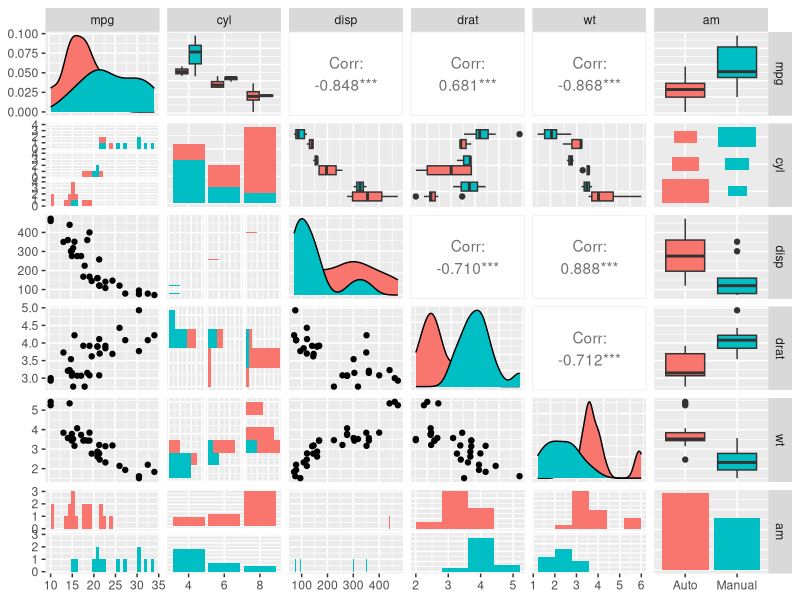
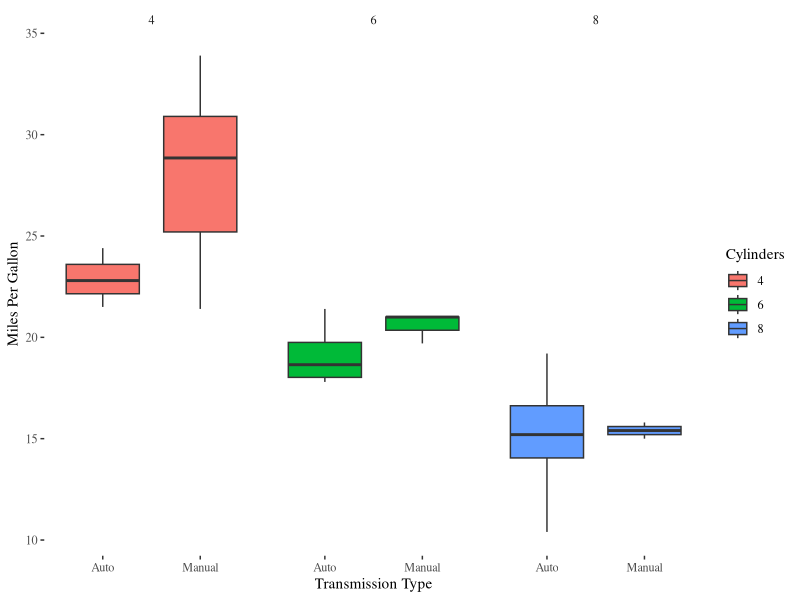
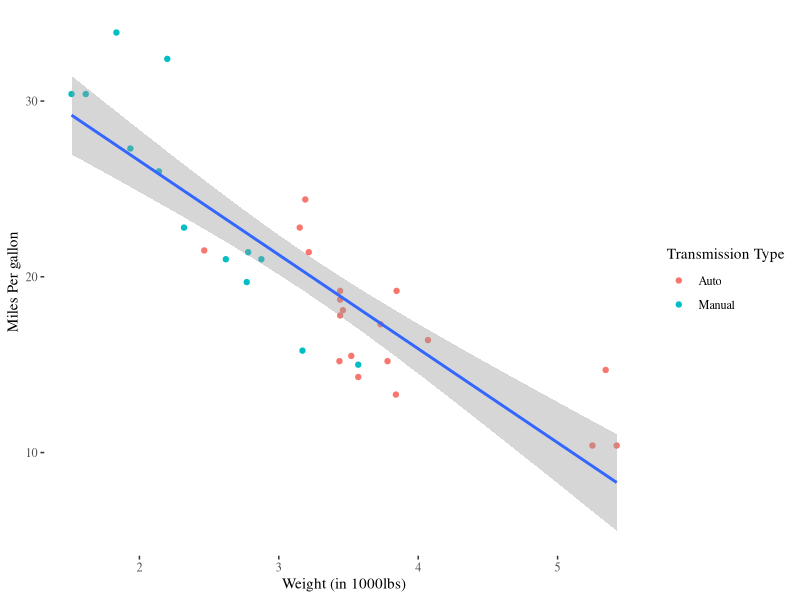
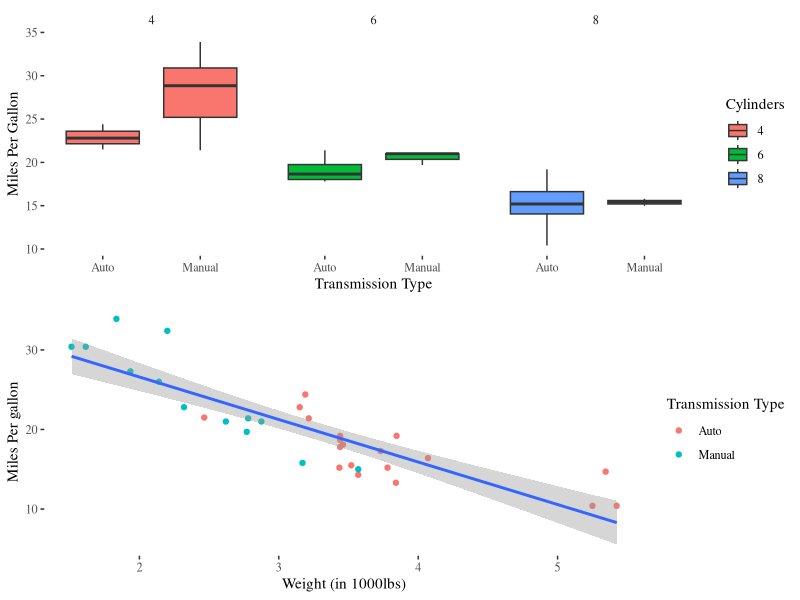
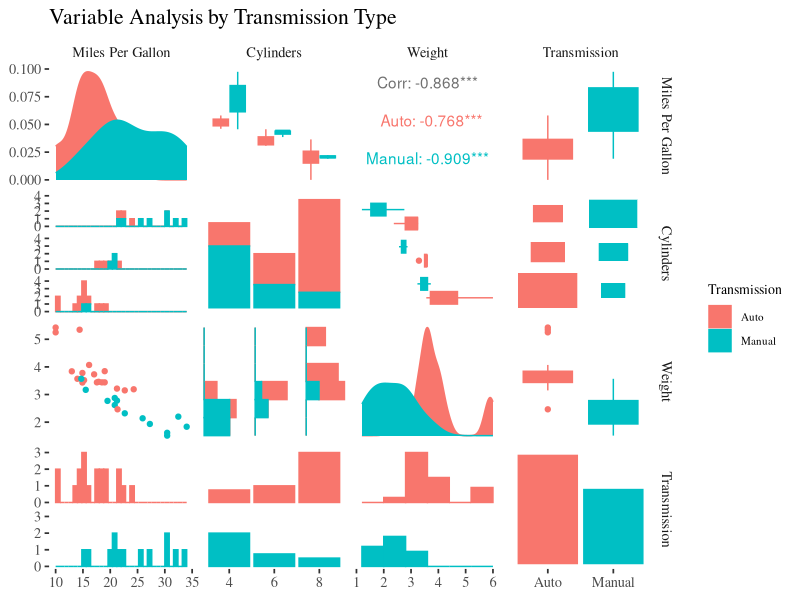
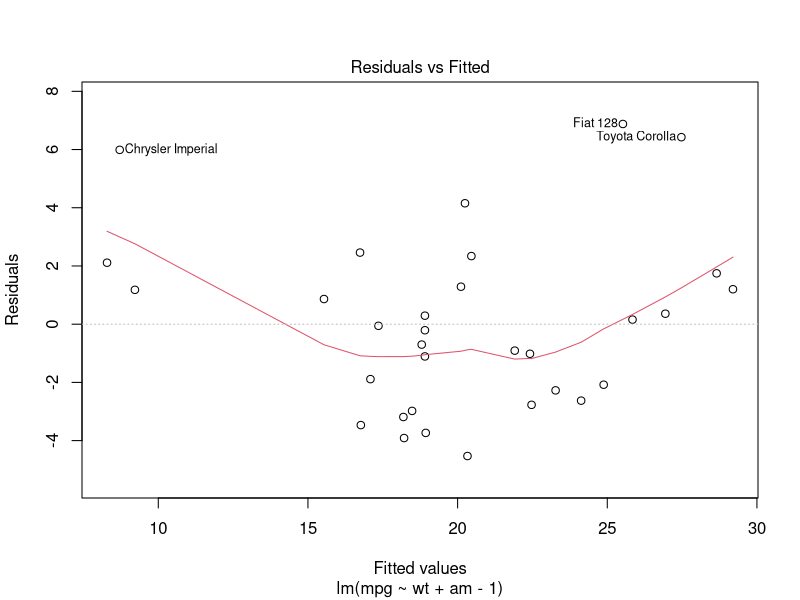
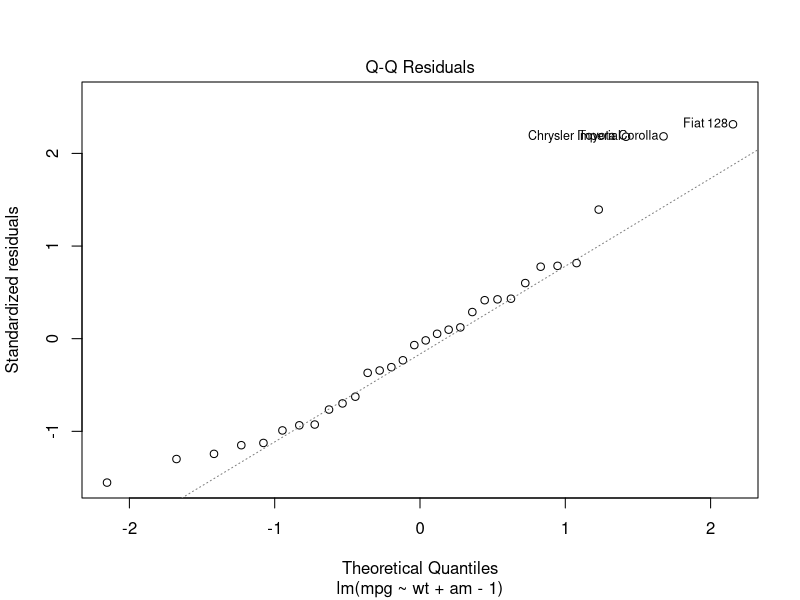
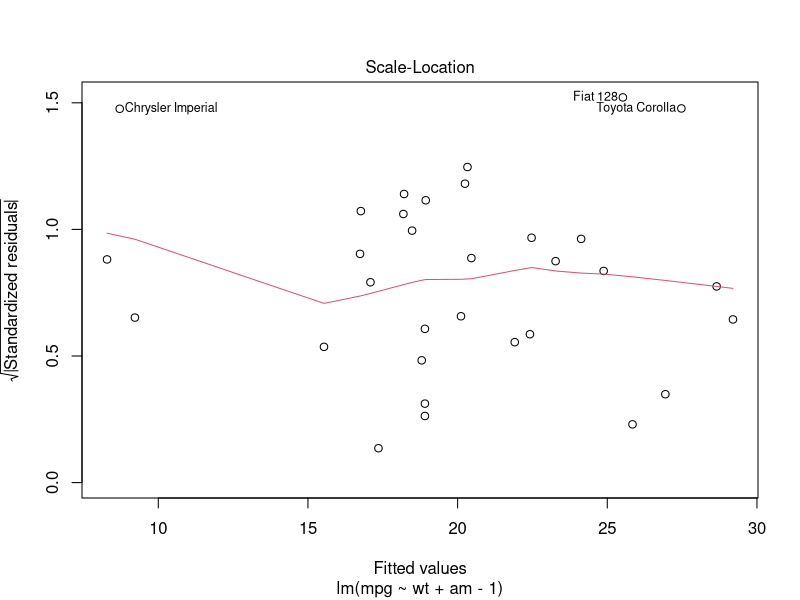

The R source for these figures, in order:
library(ggplot2)
library(ggthemes)
library(GGally)
library(gridExtra)

# Reading and Exploring Data
data("mtcars")
str(mtcars)
head(mtcars)
mtcars$am <- as.factor(mtcars$am)
levels(mtcars$am) <- c("Auto", "Manual")
mtcars$cyl <- as.factor(mtcars$cyl)
mtcars$vs <- as.factor(mtcars$vs)
mtcars$gear <- as.factor(mtcars$gear)
mtcars$carb <- as.factor(mtcars$carb)


# Plots
data <- mtcars[, -c(4, 7, 8, 10, 11)]

ggpairs(data, aes(fill=am), lower=list(combo=wrap("facethist", binwidth=0.8)))

# Boxplot of relationship between mpg ~ am + cyl
g1 <- ggplot(mtcars) + geom_boxplot(aes(x=am, y=mpg, fill=cyl)) + theme_tufte() +
    facet_grid(facets = .~cyl) + xlab('Transmission Type') + 
    labs(fill='Cylinders') + ylab('Miles Per Gallon')
g1
# Points plot of relationship between mpg ~ am + wt
g2 <- ggplot(mtcars) + geom_point(aes(x=wt, y=mpg, col=am)) + theme_tufte() +
    geom_smooth(aes(x=wt, y=mpg), method='lm') +xlab('Weight (in 1000lbs)') + 
    ylab('Miles Per gallon') + labs(col='Transmission Type')
g2
grid.arrange(g1, g2)
# First look at linear regressors

fitall <- lm(mpg ~ . , mtcars)
summary(fitall)
anova(fitall)

data <- mtcars[, c(1,2,6,9)]
names(data) <- c('Miles Per Gallon', 'Cylinders','Weight', 'Transmission')
pairs <- ggpairs(data, aes(fill=Transmission, col=Transmission), 
        lower=list(combo=wrap("facethist", binwidth=0.8)),
        title='Variable Analysis by Transmission Type',
        legend = c(3,3)) + 
    theme_tufte(base_size = 13) + theme(legend.text=element_text(size=8), 
                                        legend.title = element_text(size=10))
pairs


fitall2 <- lm(mpg ~ wt + am -1, mtcars)
summary(fitall2)
anova(fitall2)
plot(fitall2)
anova(lm(mpg ~ wt, mtcars), lm(mpg ~ wt + cyl -1 , mtcars))



